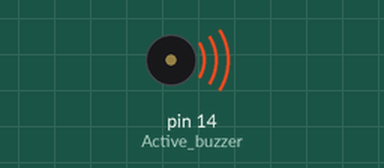
A sketch run on a simulated Arduino Uno, built with avr-gcc and run on an emulated ATmega328P. Parts: buzzer (waves = sounding, pin HIGH).

Above: at 0.1 s.
Timing chart, 0 to 1.6 s (numbered marks = the images above):
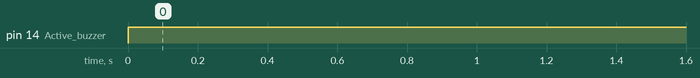

The sketch:

BUZZER_INTEGRATION.ino
```cpp
const unsigned char Active_buzzer = 14;

void setup(){
  pinMode(Active_buzzer,OUTPUT);
}
void loop(){
  digitalWrite(Active_buzzer,HIGH);
  delay(1000);
}
```

Measured:
- by itself, pin 14 (Active_buzzer): LOW → HIGH at 0.00 s
